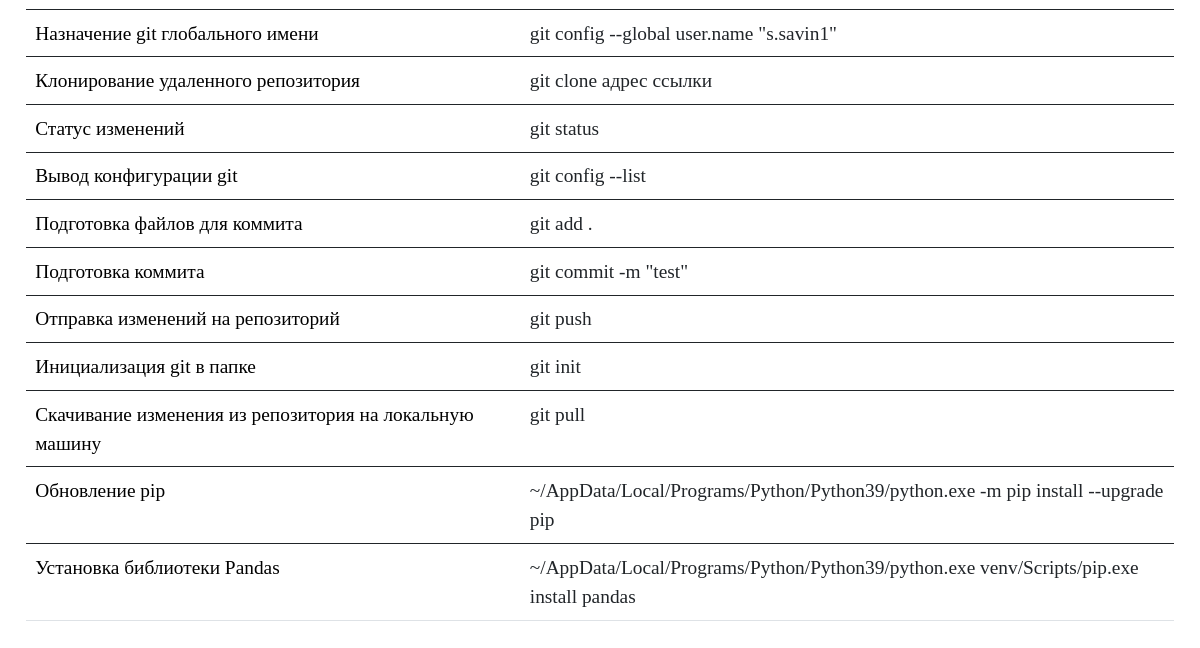
The app's page /bash (lower part), older data.
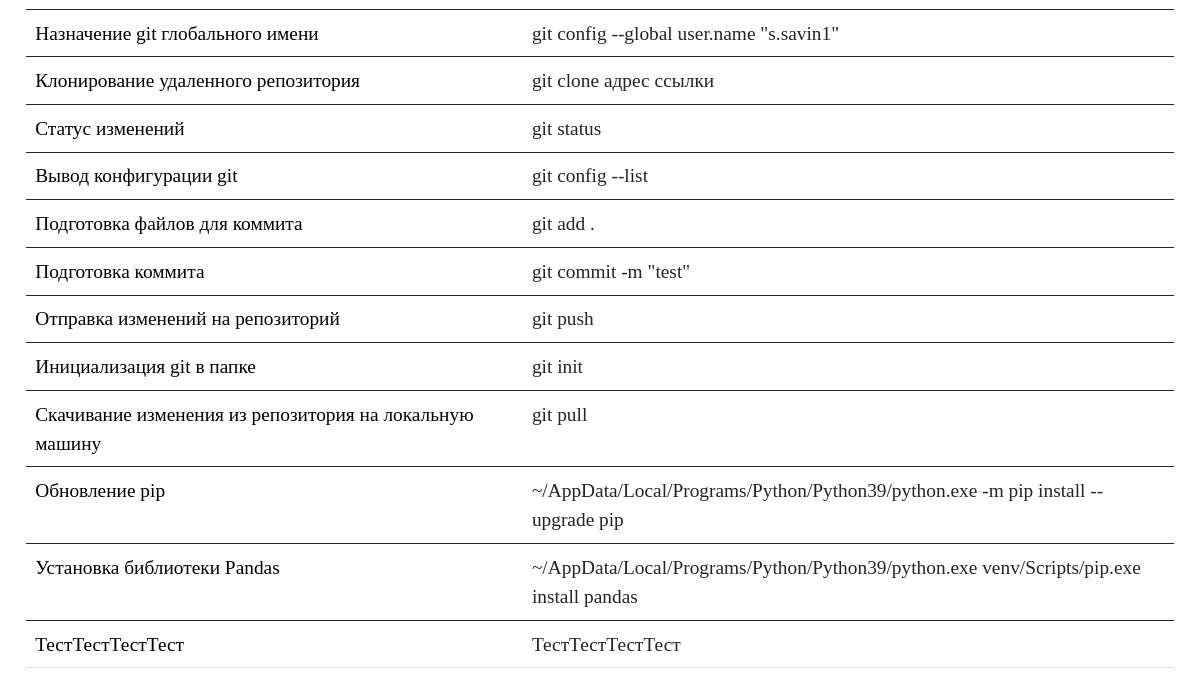
The same page, newer data.
### tables this page shows
CREATE TABLE "bash" (
    bash_id INTEGER PRIMARY KEY AUTOINCREMENT,
    bash_command TEXT NOT NULL,
    bash_name TEXT NOT NULL
  );

### app.py (the view)
@app.route("/bash")
def bash_list_commands():
    conn = get_db_connection()
    cur = conn.cursor()
    bash_list_count = cur.execute("SELECT COUNT(*) FROM bash")
    bash_list_count_print = bash_list_count.fetchone()
    bash_list_count_print_int = int(bash_list_count_print[0])
    bash_list = conn.execute("SELECT * FROM bash").fetchall()
    conn.close()
    return render_template("bash/bash_list_commands.html",
                           bash_list=bash_list,
                           bash_list_count_print_int=bash_list_count_print_int,
                           )

### app.py (called while the page is built)
def get_db_connection():
    db_path = os.path.join(BASE_DIR, "database.db")
    conn = sqlite3.connect(db_path)
    conn.row_factory = sqlite3.Row
    return conn

### templates/bash/bash_list_commands.html (shortened to what this page needs)
{% extends "base.html" %} {% block title %}Команды bash{% endblock %} {% block content %}
   <table class="table table-hover caption-top">
      {% for bash_list in bash_list %}
      <tbody>
         <tr>
            <td><a href="{{ url_for('get_post_bash_command', bash_id=bash_list['bash_id']) }}">{{ bash_list['bash_name']
                  }}</a></td>
            <td>{{ bash_list['bash_command'] }}</td>
         </tr>
      </tbody>
      {% endfor %}
   </table>
{% endblock %}

### templates/base.html (shortened to what this page needs)
<!doctype html>
<html>
   <head>
      <link href="https://cdn.jsdelivr.net/npm/bootstrap@5.0.2/dist/css/bootstrap.min.css" rel="stylesheet">
      <link href="{{ url_for('static', filename='styles.css') }}" rel="stylesheet">
   </head>
   <body>
      <div class="table-responsive p-4">
         {% block content %}
         {% endblock %}
      </div>
   </body>
</html>

### static/styles.css (style rules this page uses)
* { font-family: consolas; font-size: 1.1rem; font-weight: 400; line-height: 1.5; margin: 0; padding: 0; }

Row changes from the older to the newer data that the page shows:
added bash: bash_name "ТестТестТестТест", bash_command "ТестТестТестТест"
